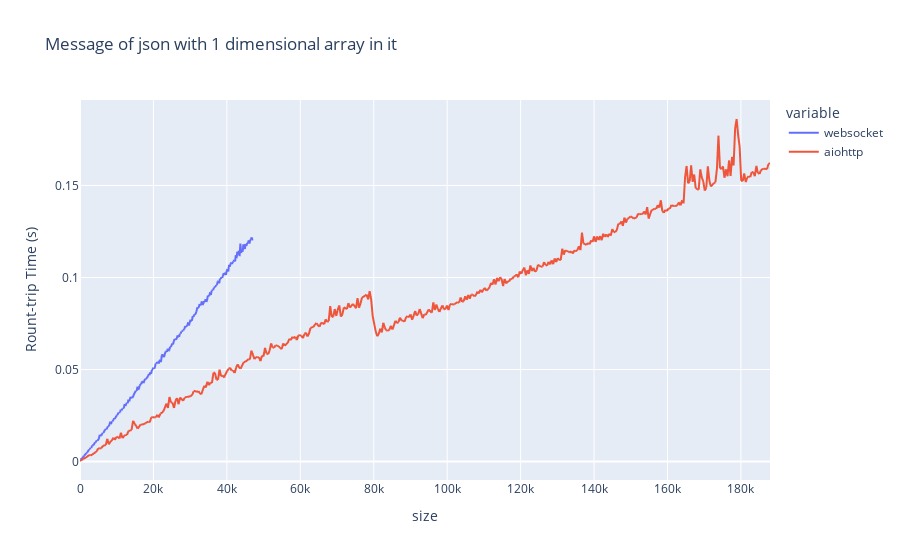

Write notebook code for a chart like this one.
### Markdown cell above
## Time to plot results

### Code cell
fig = px.line(data_frame=df_json1d, x=df_json1d.index, y=df_json1d.columns, title="Message of json with 1 dimensional array in it",labels={'value':"Rount-trip Time (s) "})
fig.show()

### Figure 1 — Plotly figure (JSON) as saved in the notebook; plotly's stock layout.template omitted (floating-point values rounded to 4 significant figures; data arrays with more than 128 entries replaced by an {"elided": "..."} marker saying what was removed)
{"data": [{"hovertemplate": "variable=websocket<br>size=%{x}<br>Rount-trip Time (s) =%{y}<extra></extra>", "legendgroup": "websocket", "line": {"color": "#636efa", "dash": "solid"}, "marker": {"symbol": "circle"}, "mode": "lines", "name": "websocket", "showlegend": true, "type": "scattergl", "x": {"elided": "685 int values"}, "xaxis": "x", "y": {"elided": "685 float values"}, "yaxis": "y"}, {"hovertemplate": "variable=aiohttp<br>size=%{x}<br>Rount-trip Time (s) =%{y}<extra></extra>", "legendgroup": "aiohttp", "line": {"color": "#EF553B", "dash": "solid"}, "marker": {"symbol": "circle"}, "mode": "lines", "name": "aiohttp", "showlegend": true, "type": "scattergl", "x": {"elided": "685 int values"}, "xaxis": "x", "y": {"elided": "685 float values"}, "yaxis": "y"}], "layout": {"legend": {"title": {"text": "variable"}, "tracegroupgap": 0}, "title": {"text": "Message of json with 1 dimensional array in it"}, "xaxis": {"anchor": "y", "domain": [0, 1], "title": {"text": "size"}}, "yaxis": {"anchor": "x", "domain": [0, 1], "title": {"text": "Rount-trip Time (s) "}}}}
